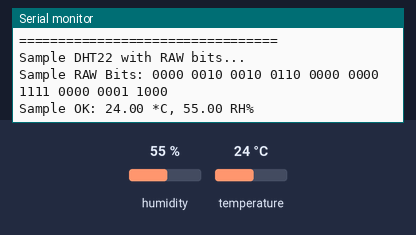
Bench run of a sketch on a simulated Arduino Uno, built with avr-gcc and run on an emulated ATmega328P. On the bench: the last lines printed to the serial monitor. Wiring (inferred from the names in the program): DHT22 sensor: data pin 7. The inputs (shaded band) are chosen by the test bench; at power-on: humidity 55 %, temperature 24 °C.

Above: at 3.4 s.
3.5 s: humidity set to 22 %
At 5.35 s:
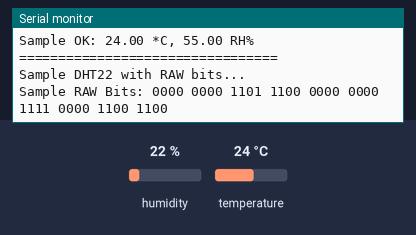
6.9 s: temperature set to 12 °C
At 9.5 s:
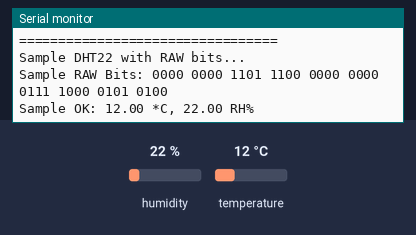
10.3 s: humidity set to 40 %
At 11.7 s:
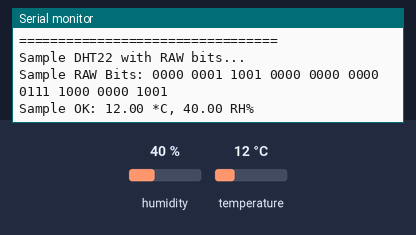
Timing chart, 0 to 13.3 s (numbered marks = the images above; inputs shaded):
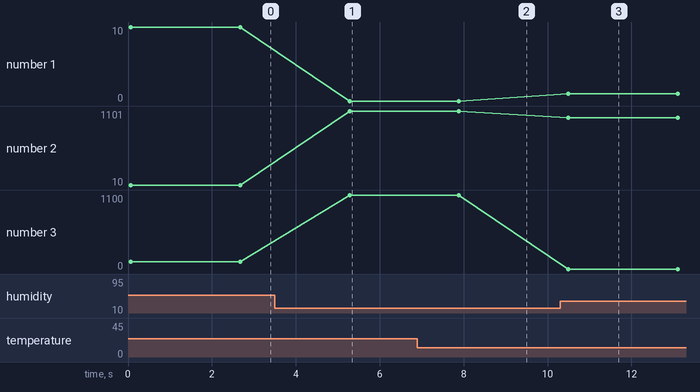

Measured:
- after the input at 3.5 s, the serial monitor: prints a new line after 1.8 s (image 1)
- after the input at 6.9 s, the serial monitor: prints a new line after 0.99 s (image 2)
- after the input at 10.3 s, the serial monitor: prints a new line after 0.19 s (image 3)
- plotted number 1: 0 → 1 after the input at 10.3 s
- plotted number 2: 10 → 1101 after the input at 3.5 s, 1101 → 1001 after the input at 10.3 s
- plotted number 3: 110 → 1100 after the input at 3.5 s

The sketch:

002_DHT22_without_library.ino
```cpp
/****************************************************************************************/
/*
=================================
Sample DHT22 with RAW bits...
Sample RAW Bits: 0000 0001 0100 1010 0000 0001 0000 0100 0101 0000
Sample OK: 26.00 *C, 33.00 RH%
*/
/****************************************************************************************/

#define simpleDHTCombileError(t, err) ((t << 8) & 0xff00) | (err & 0x00ff)
#define SimpleDHTErrSuccess 0
#define SimpleDHTErrStartLow 16
#define SimpleDHTErrStartHigh 17
#define SimpleDHTErrDataLow 18
#define SimpleDHTErrDataRead 19
#define SimpleDHTErrDataEOF 20
#define SimpleDHTErrDataChecksum 21

//#define SimpleDHTErrDuration(err) ((err&0xff00)>>8)
//#define SimpleDHTErrCode(err) (err&0x00ff)

long levelTimeout = 500000;  // 500ms
float temperature = 0;
float humidity = 0;
byte data[40] = { 0 };
//int err = SimpleDHTErrSuccess;
int pin = 7;

void setup() {
  Serial.begin(9600);
}

void loop() {
  Serial.println("=================================");
  Serial.println("Sample DHT22 with RAW bits...");
  //byte data[40] = {0};
  /* if ((err = read2(&temperature, &humidity, data)) != SimpleDHTErrSuccess) {
  Serial.print("Read DHT22 failed, err="); Serial.print(SimpleDHTErrCode(err));
  Serial.print(","); Serial.println(SimpleDHTErrDuration(err)); delay(2000);
  return;
  }*/
  read2(&temperature, &humidity, data);

  Serial.print("Sample RAW Bits: ");
  for (int i = 0; i < 40; i++) {
    Serial.print((int)data[i]);
    if (i > 0 && ((i + 1) % 4) == 0) {
      Serial.print(' ');
    }
  }
  Serial.println("");
  Serial.print("Sample OK: ");
  Serial.print((float)temperature);
  Serial.print(" *C, ");
  Serial.print((float)humidity);
  Serial.println(" RH%");
  delay(2500);
}
/****************************************************************************************/
int read2(float* ptemperature, float* phumidity, byte pdata[40]) {
  int ret = SimpleDHTErrSuccess;
  byte data[40] = { 0 };
  if ((ret = sample(data)) != SimpleDHTErrSuccess) {
    return ret;
  }
  short temperature = 0;
  short humidity = 0;
  if ((ret = parse(data, &temperature, &humidity)) != SimpleDHTErrSuccess) {
    return ret;
  }
  if (pdata) {
    memcpy(pdata, data, 40);
  }
  if (ptemperature) {
    *ptemperature = (float)((temperature & 0x8000 ? -1 : 1) * (temperature & 0x7FFF)) / 10.0;
  }
  if (phumidity) {
    *phumidity = (float)humidity / 10.0;
  }
  return ret;
}
/****************************************************************************************/
int parse(byte data[40], short* ptemperature, short* phumidity) {
  short humidity = bits2byte(data);
  short humidity2 = bits2byte(data + 8);
  short temperature = bits2byte(data + 16);
  short temperature2 = bits2byte(data + 24);
  byte check = bits2byte(data + 32);
  byte expect = (byte)humidity + (byte)humidity2 + (byte)temperature + (byte)temperature2;
  if (check != expect) {
    return SimpleDHTErrDataChecksum;
  }
  *ptemperature = temperature << 8 | temperature2;
  *phumidity = humidity << 8 | humidity2;
  return SimpleDHTErrSuccess;
}
/****************************************************************************************/
byte bits2byte(byte data[8]) {
  byte v = 0;
  for (int i = 0; i < 8; i++) {
    v += data[i] << (7 - i);
  }
  return v;
}
/****************************************************************************************/
int sample(byte data[40]) {
  memset(data, 0, 40);
  pinMode(pin, OUTPUT);
  digitalWrite(pin, LOW);
  delayMicroseconds(1000);
  digitalWrite(pin, HIGH);
  pinMode(pin, INPUT);
  delayMicroseconds(40);

  long t = 0;
  if ((t = levelTime(LOW)) < 30) {
    return simpleDHTCombileError(t, SimpleDHTErrStartLow);
  }
  if ((t = levelTime(HIGH)) < 50) {
    return simpleDHTCombileError(t, SimpleDHTErrStartHigh);
  }

  for (int j = 0; j < 40; j++) {
    t = levelTime(LOW);  // 1.
    if (t < 24) {        // specs says: 50us
      return simpleDHTCombileError(t, SimpleDHTErrDataLow);
    }
    // read a bit
    t = levelTime(HIGH);  // 2.
    if (t < 11) {         // specs say: 26us
      return simpleDHTCombileError(t, SimpleDHTErrDataRead);
    }
    data[j] = (t > 40 ? 1 : 0);  // specs: 22-30us -> 0, 70us -> 1
  }
  t = levelTime(LOW);
  if (t < 24) {
    return simpleDHTCombileError(t, SimpleDHTErrDataEOF);
  }
  return SimpleDHTErrSuccess;
}
/****************************************************************************************/
long levelTime(byte level) {
  int firstWait = 10;
  int interval = 6;
  unsigned long time_start = micros();
  long time = 0;
  bool loop = true;
  for (int i = 0; loop; i++) {
    if (time < 0 || time > levelTimeout) {
      return -1;
    }
    if (i == 0) {
      if (firstWait > 0) {
        delayMicroseconds(firstWait);
      }
    } else if (interval > 0) {
      delayMicroseconds(interval);
    }
    time = micros() - time_start;
    loop = (digitalRead(pin) == level);
  }
  return time;
}
/****************************************************************************************/
```
